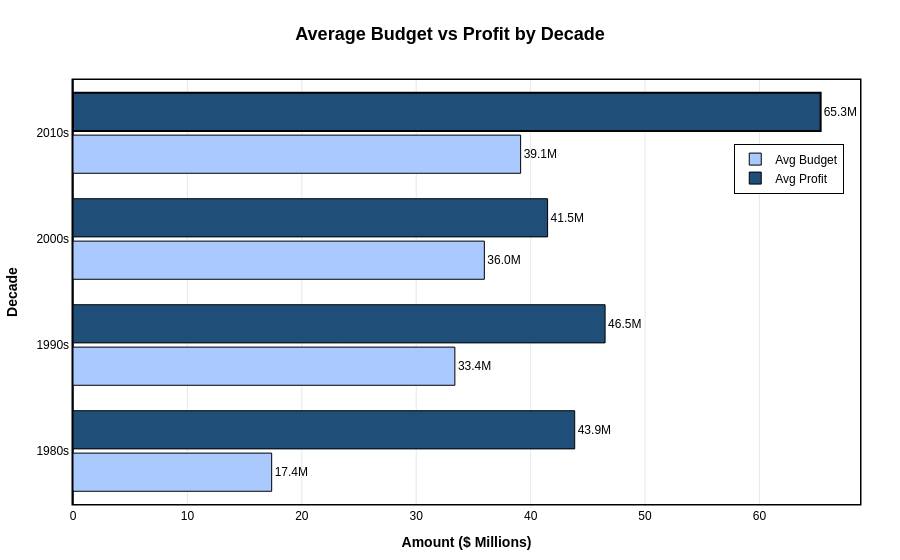

The notebook cell saved with this chart:
### Markdown cell above
## 6. Clustered Bar Chart: Average Budget vs. Profit by Decade

**Objective:** This visualization analyzes the financial evolution of the film industry over the past four decades (1980s–2010s). By comparing the average production budget against the average net profit for each decade, we can determine whether the industry’s increasing investment costs are being met with proportional returns, or if the "cost of doing business" is outpacing profitability.

**Visual Strategy:**
* **Clustered Layout:** The side-by-side bar structure allows for direct comparative analysis between capital expenditure (Budget) and financial outcome (Profit).
* **Color Hierarchy:** A monochromatic blue color family is employed to maintain a professional look, using different shades to distinguish between cost and return variables.
* **Chronological Clarity:** The decades are presented in a natural, historical sequence, ensuring that the audience perceives the industry's growth trend immediately.

### Code cell
# 1. Data Preparation
df_dec = df[df['Decade'] >= 1980].groupby('Decade_Str')[['budget', 'profit']].mean().reset_index()
df_dec = df_dec.sort_values('Decade_Str')

# 2. Styling & Highlighting
# Highest profit decade index
max_profit_idx = df_dec['profit'].idxmax()

# Professional Color Strategy: Same color family (Blues)
# Light Blue for Budget, Dark Blue for Profit
budget_colors = ['#A9C9FF'] * len(df_dec)
profit_colors = ['#1F4E79'] * len(df_dec)

# Border strategy
budget_borders = [1] * len(df_dec)
profit_borders = [2 if i == max_profit_idx else 1 for i in range(len(df_dec))]

# 3. Build Plotly Chart
fig6 = go.Figure()

# Budget Trace
fig6.add_trace(go.Bar(
    y=df_dec['Decade_Str'],
    x=df_dec['budget'] / 1e6,
    name='Avg Budget',
    orientation='h',
    marker_color=budget_colors,
    text=(df_dec['budget'] / 1e6).round(1).astype(str) + 'M',
    textposition='outside',
    marker_line=dict(color='black', width=budget_borders)
))

# Profit Trace
fig6.add_trace(go.Bar(
    y=df_dec['Decade_Str'],
    x=df_dec['profit'] / 1e6,
    name='Avg Profit',
    orientation='h',
    marker_color=profit_colors,
    text=(df_dec['profit'] / 1e6).round(1).astype(str) + 'M',
    textposition='outside',
    marker_line=dict(color='black', width=profit_borders)
))

# 4. Layout Configuration
fig6.update_layout(
    barmode='group',
    bargap=0.2,
    bargroupgap=0.1,
    title=dict(
        text="<b>Average Budget vs Profit by Decade</b>",
        font=dict(color='black', size=18),
        x=0.5
    ),
    plot_bgcolor='white',
    paper_bgcolor='white',

    # Clean Legend (Top-Right)
    legend=dict(
        yanchor="top", y=0.85,
        xanchor="right", x=0.98,
        bgcolor='rgba(255, 255, 255, 0.9)',
        bordercolor='black', borderwidth=1,
        font=dict(color='black')
    ),

    # X-Axis
    xaxis=dict(
        title="<b>Amount ($ Millions)</b>",
        color='black',
        showgrid=True, gridcolor='rgba(211, 211, 211, 0.5)',
        showline=True, linecolor='black', linewidth=1.5, mirror=True
    ),

    # Y-Axis
    yaxis=dict(
        title="<b>Decade</b>",
        color='black',
        showgrid=False,
        showline=True, linecolor='black', linewidth=1.5, mirror=True
    ),

    margin=dict(t=80, b=50, l=60, r=40),
    font=dict(color='black', family='Arial')
)

fig6.show()

### Figure 1 — Plotly figure (JSON) as saved in the notebook; plotly's stock layout.template omitted (floating-point values rounded to 4 significant figures)
{"data": [{"marker": {"color": ["#A9C9FF", "#A9C9FF", "#A9C9FF", "#A9C9FF"], "line": {"color": "black", "width": [1, 1, 1, 1]}}, "name": "Avg Budget", "orientation": "h", "text": ["17.4M", "33.4M", "36.0M", "39.1M"], "textposition": "outside", "x": [17.37, 33.38, 35.96, 39.13], "y": ["1980s", "1990s", "2000s", "2010s"], "type": "bar"}, {"marker": {"color": ["#1F4E79", "#1F4E79", "#1F4E79", "#1F4E79"], "line": {"color": "black", "width": [1, 1, 1, 2]}}, "name": "Avg Profit", "orientation": "h", "text": ["43.9M", "46.5M", "41.5M", "65.3M"], "textposition": "outside", "x": [43.85, 46.51, 41.48, 65.35], "y": ["1980s", "1990s", "2000s", "2010s"], "type": "bar"}], "layout": {"title": {"font": {"color": "black", "size": 18}, "text": "<b>Average Budget vs Profit by Decade</b>", "x": 0.5}, "legend": {"font": {"color": "black"}, "yanchor": "top", "y": 0.85, "xanchor": "right", "x": 0.98, "bgcolor": "rgba(255, 255, 255, 0.9)", "bordercolor": "black", "borderwidth": 1}, "xaxis": {"title": {"text": "<b>Amount ($ Millions)</b>"}, "color": "black", "showgrid": true, "gridcolor": "rgba(211, 211, 211, 0.5)", "showline": true, "linecolor": "black", "linewidth": 1.5, "mirror": true}, "yaxis": {"title": {"text": "<b>Decade</b>"}, "color": "black", "showgrid": false, "showline": true, "linecolor": "black", "linewidth": 1.5, "mirror": true}, "margin": {"t": 80, "b": 50, "l": 60, "r": 40}, "font": {"color": "black", "family": "Arial"}, "barmode": "group", "bargap": 0.2, "bargroupgap": 0.1, "plot_bgcolor": "white", "paper_bgcolor": "white"}}
